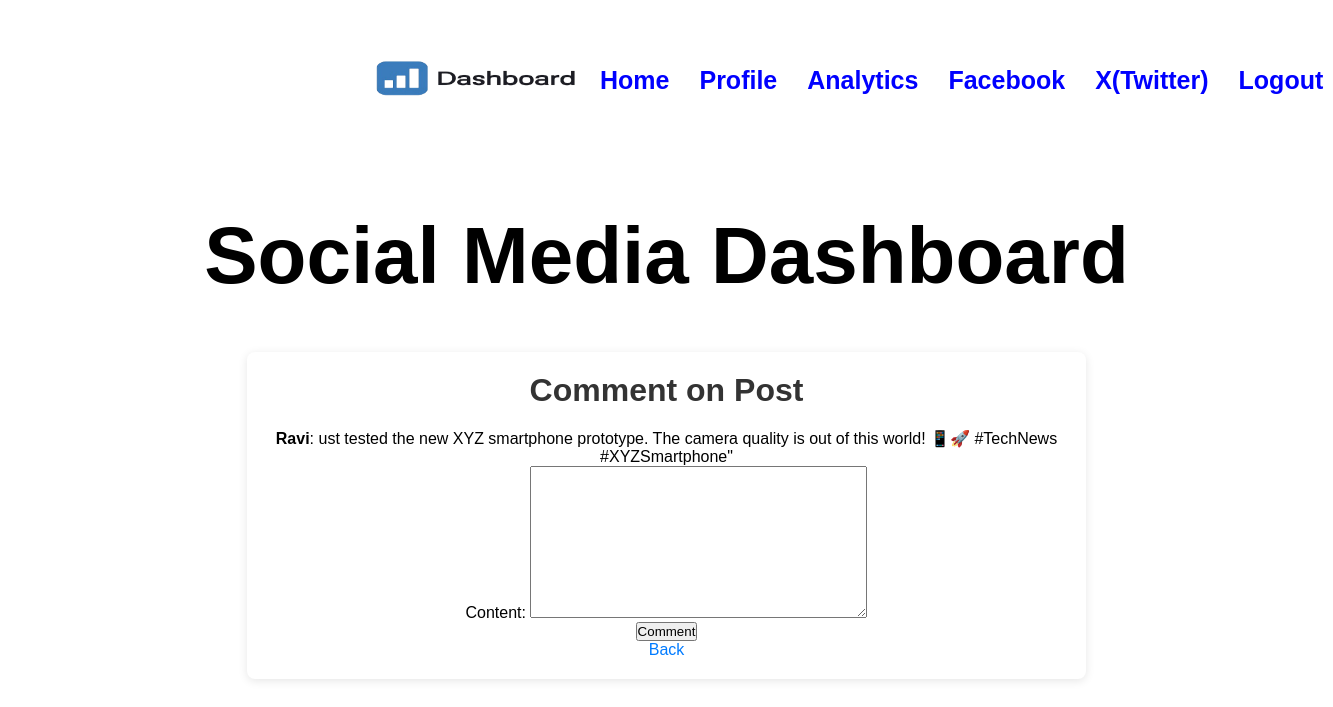
Screenshot of /comment/3/ (signed in) with the database file from the repository.
### dashboard/models.py (models this page shows, shortened)
class Post(models.Model):
    user = models.ForeignKey(User, on_delete=models.CASCADE)
    content = models.TextField()
    created_at = models.DateTimeField(auto_now_add=True)

### dashboard/views.py (the view)
# urls.py: path('comment/<int:post_id>/', comment_post, name='comment_post'),
@login_required
def comment_post(request, post_id):
    post = get_object_or_404(Post, id=post_id)
    if request.method == "POST":
        form = CommentForm(request.POST)
        if form.is_valid():
            comment = form.save(commit=False)
            comment.user = request.user
            comment.post = post
            comment.save()
            return redirect('home')
    else:
        form = CommentForm()
    return render(request, 'dashboard/comment_post.html', {'form': form, 'post': post})

### dashboard/forms.py
class CommentForm(forms.ModelForm):
    class Meta:
        model = Comment
        fields = ['content']

### templates/dashboard/comment_post.html (shortened to what this page needs)
{% extends "dashboard/base.html" %}
{% block content %}
<h2>Comment on Post</h2>
<p><strong>{{ post.user.username }}</strong>: {{ post.content }}</p>
<form method="POST">
    {{ form.as_p }}
    <button type="submit">Comment</button>
</form>
<a href="{% url 'home' %}">Back</a>
{% endblock %}

### dashboard/static/dashboard/style.css (style rules this page uses)
* { margin: 0px; padding: 0px; }
body { font-family: Arial, sans-serif; margin: 0; padding: 0; text-align: center; }
h2 { font-size: 2rem; color: #333; margin-bottom: 20px; }
a { color: #007bff; text-decoration: none; font-size: 1rem; }

### rows the page displays
Post: user.username "Ravi", content "ust tested the new XYZ smartphone prototype. The camera quality is out of this world! 📱🚀 #TechNews #XYZSmartphone\""
